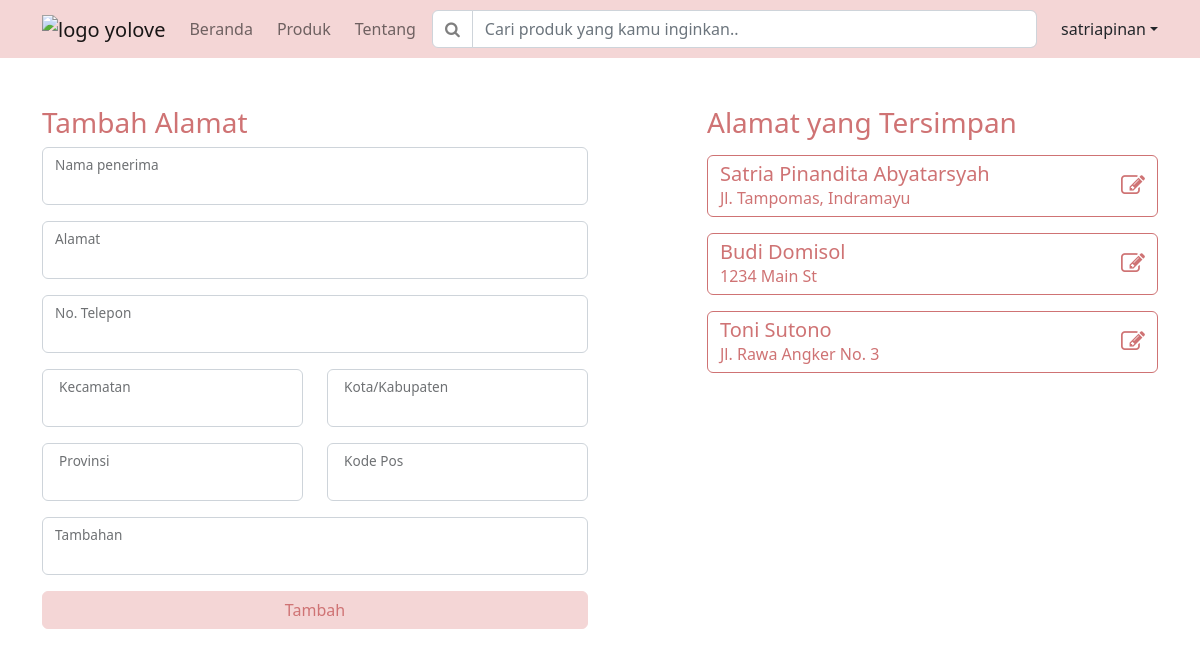
/profile_edit.php (signed in), run on an earlier commit of the app's database.
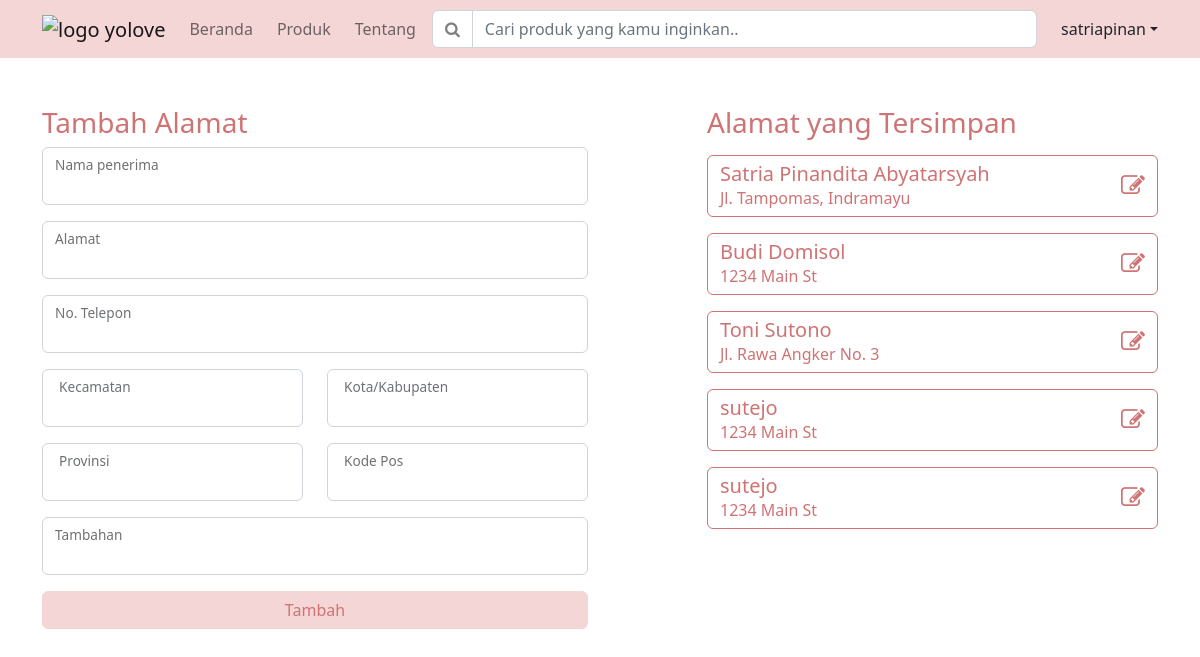
And on a later commit of the database.
### tables this page shows
CREATE TABLE `detail_pengiriman` (
  `id_detail_pengiriman` int(11) NOT NULL,
  `nama_penerima` varchar(255) NOT NULL,
  `no_telp` varchar(15) NOT NULL,
  `alamat` varchar(255) NOT NULL,
  `kecamatan` varchar(255) NOT NULL,
  `kota` varchar(255) NOT NULL,
  `provinsi` varchar(255) NOT NULL,
  `kode_pos` varchar(10) NOT NULL,
  `tambahan` varchar(255) DEFAULT NULL,
  `username` varchar(255) NOT NULL
);

### profile_edit.php (the view, shortened to what this page needs)
<?php
include("config.php");
$username = $_SESSION['username'];
$query = "SELECT * FROM detail_pengiriman WHERE username='$username'";
$alamat_simpan = mysqli_query($conn, $query);
?>
<!DOCTYPE html>
<html>
	<head>
		<link rel="stylesheet" href="https://stackpath.bootstrapcdn.com/font-awesome/4.7.0/css/font-awesome.min.css">
		<link rel="stylesheet" type="text/css" href="style/style.css">
	</head>
	<body>
		<?php
		$nav1 = 0;
		$nav2 = 0;
		$nav3 = 0;
		include "navbar.php";
		?>
		<main class="container-sm container-md container-lg container-xl container-xxl pb-5">
			<div class="row justify-content-between">
				<div class="col-6">
					<?php
						if(!empty($_GET['alamat_edit']))
						{echo "<h3 class='text-secondary'>Edit Alamat</h3>";}
						else{echo "<h3 class='text-secondary'>Tambah Alamat</h3>";}
					?>
					<form action="profile_edit.php" method="POST">
						<div class="form-floating mb-3">
							<input name="penerima" type="text" class="form-control" id="nama"
							<?php
								if(!empty($_GET['alamat_edit']))
								{echo "value='{$data_edit_alamat['nama_penerima']}'";}
							?> required>
							<label for="namadepan">Nama penerima</label>
						</div>
						<div class="form-floating mb-3">
							<input name="alamat" type="text" class="form-control" id="alamat"
							<?php
								if(!empty($_GET['alamat_edit']))
								{echo "value='{$data_edit_alamat['alamat']}'";}
							?> required>
							<label for="alamat">Alamat</label>
						</div>
						<div class="form-floating mb-3">
							<input name="tel" type="tel" class="form-control" id="tel"
							<?php
								if(!empty($_GET['alamat_edit']))
								{echo "value='{$data_edit_alamat['no_telp']}'";}
							?> required>
							<label for="tel">No. Telepon</label>
						</div>
						<div class="row">
							<div class="form-floating col-6 mb-3">
								<input name="kecamatan" type="text" class="form-control" id="kecamatan"
								<?php
									if(!empty($_GET['alamat_edit']))
									{echo "value='{$data_edit_alamat['kecamatan']}'";}
								?> required>
								<label for="kecamatan" class="ms-3">Kecamatan</label>
							</div>
							<div class="form-floating col-6 mb-3">
								<input name="kotakab" type="text" class="form-control" id="kotakab"
								<?php
									if(!empty($_GET['alamat_edit']))
									{echo "value='{$data_edit_alamat['kota']}'";}
								?> required>
								<label for="kotakab" class="ms-3">Kota/Kabupaten</label>
							</div>
						</div>
						<div class="row">
							<div class="form-floating col-6 mb-3">
								<input name="provinsi" type="text" class="form-control" id="provinsi"
								<?php
									if(!empty($_GET['alamat_edit']))
									{echo "value='{$data_edit_alamat['provinsi']}'";}
								?> required>
								<label for="provinsi" class="ms-3">Provinsi</label>
							</div>
							<div class="form-floating col-6 mb-3">
								<input name="kodepos" type="text" class="form-control" id="kodepos"
								<?php
									if(!empty($_GET['alamat_edit']))
									{echo "value='{$data_edit_alamat['kode_pos']}'";}
								?> required>
								<label for="kodepos" class="ms-3">Kode Pos</label>
							</div>
						</div>
						<div class="form-floating mb-3">
							<input name="tambahan"type="text" class="form-control" id="tambahan"
							<?php
								if(!empty($_GET['alamat_edit']))
								{echo "value='{$data_edit_alamat['tambahan']}'";}
							?>>
							<label for="tambahan">Tambahan</label>
						</div>
						<div class="row">
							<div class="col">
								<?php
									if(!empty($_GET['alamat_edit'])){
										echo "<button name='edit_pengiriman' class='w-100 btn btn-primary' type='submit'>Edit</button>";
									} else {
										echo "<button name='pengiriman' class='w-100 btn btn-primary' type='submit'>Tambah</button>";
									}
								?>
							</div>
						</div>
					</form>
				</div>
				<div class="col-5">
					<h3 class="text-secondary mb-3">Alamat yang Tersimpan</h3>
					<?php
    					while($row = mysqli_fetch_array($alamat_simpan, MYSQLI_ASSOC)) {
    						echo "<a href='profile_edit.php?alamat_edit={$row['id_detail_pengiriman']}'
    						       class='rounded btn ";
    						       if($_GET['alamat_edit']==$row['id_detail_pengiriman'])
    						       {echo "btn-secondary";}
    						       else{echo "btn-outline-secondary";} echo " text-start w-100 mb-3'>
									<div class='d-flex justify-content-between align-items-center'>
										<div>
											<h5 class='mb-0'>{$row['nama_penerima']}</h5>
											<p class='fw-light mb-0'>{$row['alamat']}</p>
										</div>
										<div>
											<i class='fa fa-pencil-square-o fs-4'></i>
										</div>
									</div>
								  </a>";
						}
					?>
				</div>
			</div>
		</main>
	</body>
</html>

### navbar.php (shortened to what this page needs)
<header class="container-fluid bg-primary mb-5">
	<nav class="navbar navbar-expand-lg navbar-light bg-primary">
		<div class="container-sm container-md container-lg container-xl container-xxl">
			<a class="navbar-brand me-3" href="index.php">
				<img src="img/logo.png" alt="logo yolove" width="100">
			</a>
			<div class="collapse navbar-collapse" id="navbarSupportedContent">
				<ul class="navbar-nav me-auto mb-2 mb-lg-0">
					<?php
					if ($nav1 == 1) {
						echo "<li class='nav-item me-2'>
								<a class='nav-link active fw-semibold' href='index.php'>Beranda</a>
							  </li>";
					}else if ($nav1 == 0) {
						echo "<li class='nav-item me-2'>
								<a class='nav-link' href='index.php'>Beranda</a>
							  </li>";
					}
					if ($nav2 == 1) {
						echo "<li class='nav-item me-2'>
								<a class='nav-link active fw-semibold' href='product.php'>Produk</a>
							  </li>";
					}else if ($nav2 == 0) {
						echo "<li class='nav-item me-2'>
								<a class='nav-link' href='product.php'>Produk</a>
							  </li>";
					}
					if ($nav3 == 1) {
						echo "<li class='nav-item me-2'>
								<a class='nav-link active fw-semibold' href='about.php'>Tentang</a>
							  </li>";
					}else if ($nav3 == 0) {
						echo "<li class='nav-item me-2'>
								<a class='nav-link' href='about.php'>Tentang</a>
							  </li>";
					}
					?>
				</ul>
				<form class="w-100 me-4 mb-3 mb-lg-0">
					<div class="input-group">
						<button name="submitSearch" type="submit" class="input-group-text text-black-50" id="search">
						<i class="fa fa-search"></i>
						</button>
						<input name="search" class="form-control" type="search" placeholder="Cari produk yang kamu inginkan.." aria-label="Search" aria-describedby="search">
					</div>
				</form>
				<?php
					if(isset($_SESSION['username'])) {
						$username = $_SESSION['username'];
						echo "<div class='dropdown'>
						          <a class='nav-link dropdown-toggle' id='user' href='#' role='button' data-bs-toggle='dropdown' aria-expanded='false'>" . $username . "</a>
						          <ul class='dropdown-menu dropdown-menu-end' aria-labelledby='user'>
						              <li><a class='dropdown-item' href='profile.php'>Profil</a></li>
						              <li><a class='dropdown-item' href='status_pesanan.php'>Status Pesanan</a></li>
						              <li><a class='dropdown-item' href='logout.php'>Logout</a></li>
						          </ul>
						      </div>";
					}else {
						echo "<div class='d-flex'>
								<a href='login.php' class='btn btn-outline-light me-2'>Masuk</a>
								<a href='registrasi.php' class='btn btn-light'>Daftar</a>
							  </div>";
					}
				?>
			</div>
		</div>
	</nav>
</header>

What changed in the data, as far as the page shows it:
added detail_pengiriman: nama_penerima "sutejo", alamat "1234 Main St"
added detail_pengiriman: nama_penerima "sutejo", alamat "1234 Main St"
